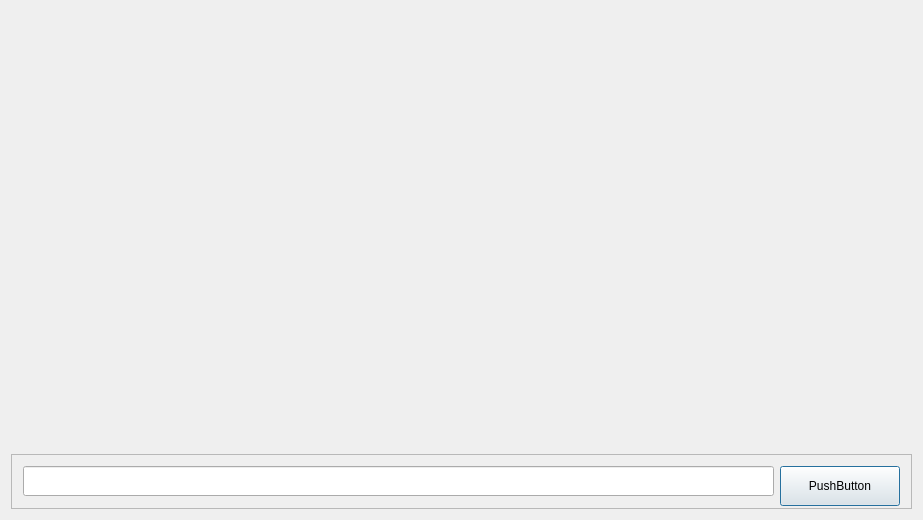
<?xml version="1.0" encoding="UTF-8"?>
<ui version="4.0">
 <class>PTpluginClass</class>
 <widget class="QDialog" name="PTpluginClass">
  <property name="geometry">
   <rect>
    <x>0</x>
    <y>0</y>
    <width>923</width>
    <height>520</height>
   </rect>
  </property>
  <property name="windowTitle">
   <string>PTplugin</string>
  </property>
  <layout class="QGridLayout" name="gridLayout">
   <item row="0" column="0">
    <widget class="QVTKWidget" name="points_viewer"/>
   </item>
   <item row="1" column="0">
    <widget class="QFrame" name="frame">
     <property name="maximumSize">
      <size>
       <width>16777215</width>
       <height>55</height>
      </size>
     </property>
     <property name="frameShape">
      <enum>QFrame::StyledPanel</enum>
     </property>
     <property name="frameShadow">
      <enum>QFrame::Raised</enum>
     </property>
     <layout class="QHBoxLayout" name="horizontalLayout">
      <item>
       <widget class="QLineEdit" name="lineEdit">
        <property name="minimumSize">
         <size>
          <width>0</width>
          <height>30</height>
         </size>
        </property>
        <property name="maximumSize">
         <size>
          <width>16777215</width>
          <height>30</height>
         </size>
        </property>
       </widget>
      </item>
      <item>
       <widget class="QPushButton" name="confirm_btn">
        <property name="minimumSize">
         <size>
          <width>120</width>
          <height>40</height>
         </size>
        </property>
        <property name="text">
         <string>PushButton</string>
        </property>
       </widget>
      </item>
     </layout>
    </widget>
   </item>
  </layout>
 </widget>
 <layoutdefault spacing="6" margin="11"/>
 <customwidgets>
  <customwidget>
   <class>QVTKWidget</class>
   <extends>QWidget</extends>
   <header>QVTKWidget.h</header>
  </customwidget>
 </customwidgets>
 <resources>
  <include location="PTplugin.qrc"/>
 </resources>
 <connections/>
</ui>
